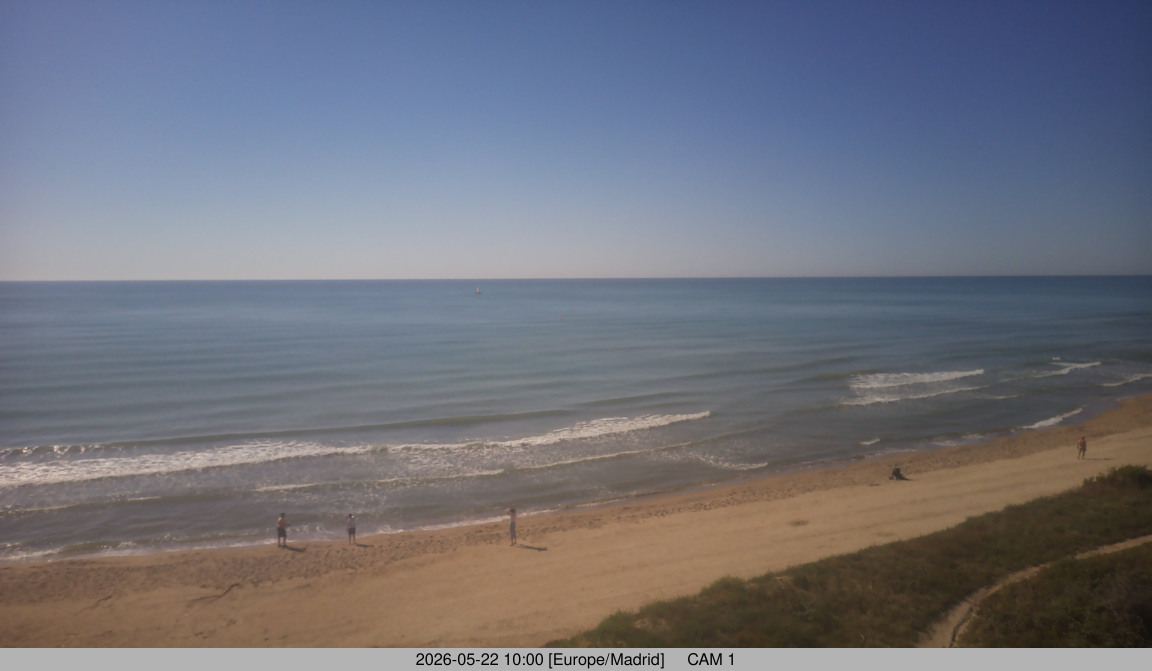
#> input picture proces_images/data/CAM_1/latest_8213.jpg, 4608 x 2682 px (shown at 1/4 size)
$ python overlay_cameras.py
#> lines starting #> are read from the running program, lines starting #| are printed output that depends on the picture
#!/usr/bin/env python3
"""
overlay_cameras.py - Mosaico de las 6 camaras con deteccion ORB

Uso:
  python overlay_cameras.py                    # mosaico con imagenes latest
  python overlay_cameras.py --match 1 2        # matching ORB entre CAM 1 y CAM 2
  python overlay_cameras.py --save             # guardar mosaico en output/
"""
import cv2
import numpy as np
import os
import argparse

BASE_DIR  = os.path.dirname(os.path.abspath(__file__))
DATA_DIR  = os.path.join(BASE_DIR, "data")
OUT_DIR   = os.path.join(BASE_DIR, "output")

CAMERAS = [
    {"name": "CAM 1", "id": "8213", "folder": "CAM_1", "file": "latest_8213.jpg"},
    {"name": "CAM 2", "id": "8214", "folder": "CAM_2", "file": "latest_8214.jpg"},
    {"name": "CAM 3", "id": "8212", "folder": "CAM_3", "file": "latest_8212.jpg"},
    {"name": "CAM 4", "id": "8211", "folder": "CAM_4", "file": "latest_8211.jpg"},
    {"name": "CAM 5", "id": "8209", "folder": "CAM_5", "file": "latest_8209.jpg"},
    {"name": "CAM 6", "id": "8210", "folder": "CAM_6", "file": "latest_8210.jpg"},
]

THUMB_W  = 640
THUMB_H  = 360
HEADER_H = 38
MARGIN   = 8
COLS     = 3
ROWS     = 2

_orb = cv2.ORB_create(nfeatures=400)


def _load_image(cam: dict) -> np.ndarray:
    path = os.path.join(DATA_DIR, cam["folder"], cam["file"])
    img  = cv2.imread(path)
#> img is the input picture: shape (2682, 4608, 3); mean B, G, R 124.4, 114.4, 112.5
    if img is None:
        img = np.full((THUMB_H, THUMB_W, 3), 60, dtype=np.uint8)
        cv2.putText(img, "NO DISPONIBLE", (30, THUMB_H // 2),
                    cv2.FONT_HERSHEY_SIMPLEX, 0.8, (80, 80, 220), 2)
    return cv2.resize(img, (THUMB_W, THUMB_H))


def _detect_orb(img: np.ndarray):
    gray = cv2.cvtColor(img, cv2.COLOR_BGR2GRAY)
    # Ignorar franja inferior (posible watermark)
    mask = np.ones(gray.shape, dtype=np.uint8) * 255
    mask[-35:, :] = 0
    return _orb.detectAndCompute(gray, mask)


def _make_cell(cam: dict) -> np.ndarray:
    img = _load_image(cam)
    kp, _  = _detect_orb(img)
#> kp = 245 keypoints; strongest (x, y, size): (32, 242, 31), (158, 287, 31), (34, 240, 31), (156, 287, 37.2)
    vis = cv2.drawKeypoints(img, kp, None, color=(0, 255, 80),
                            flags=cv2.DRAW_MATCHES_FLAGS_DRAW_RICH_KEYPOINTS)
    header = np.full((HEADER_H, THUMB_W, 3), 25, dtype=np.uint8)
    label  = f"{cam['name']}  (id {cam['id']})  -  {len(kp)} features"
#> label = 'CAM 1  (id 8213)  -  245 features'
    cv2.putText(header, label, (10, 25),
                cv2.FONT_HERSHEY_SIMPLEX, 0.58, (0, 220, 220), 1, cv2.LINE_AA)
    return np.vstack([header, vis])
#> returned value: shape (398, 640, 3)


def build_mosaic() -> np.ndarray:
    cells = [_make_cell(c) for c in CAMERAS]
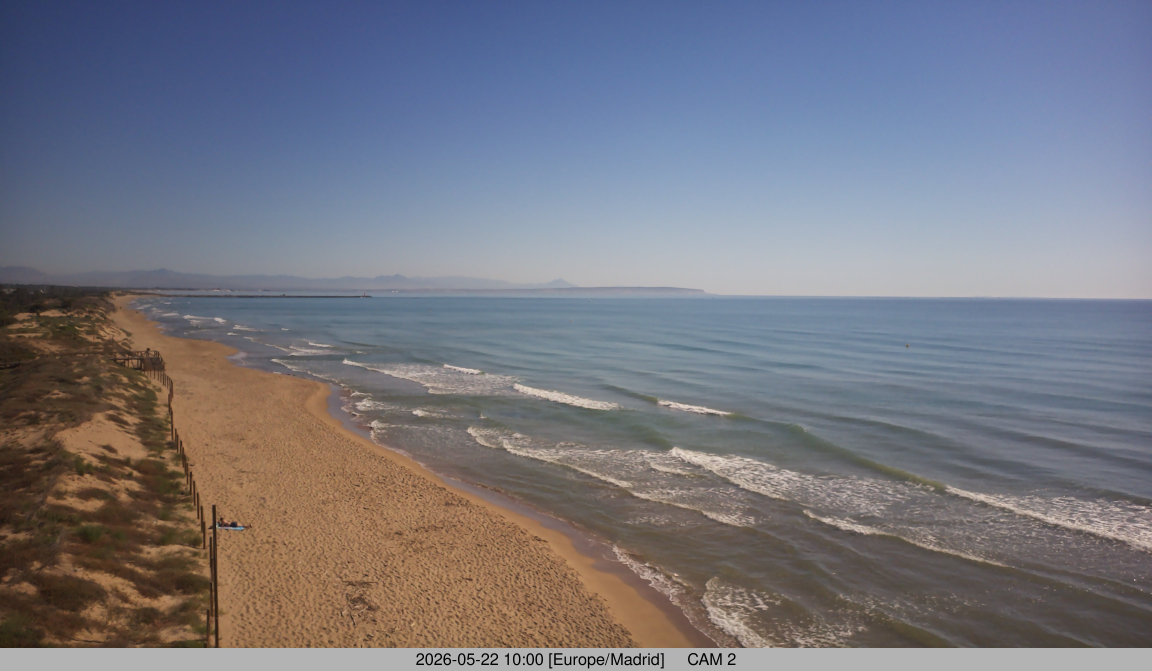
#> input picture proces_images/data/CAM_2/latest_8214.jpg, 4608 x 2682 px (shown at 1/4 size)
#> in _load_image, img is the input picture: shape (2682, 4608, 3); mean B, G, R 129.1, 119.1, 118.4
#> in _make_cell (call 2), `kp, _  = _detect_orb(img)`: kp = 371 keypoints; strongest (x, y, size): (120, 282, 31), (130, 282, 31), (123, 279, 31), (117, 283, 31)
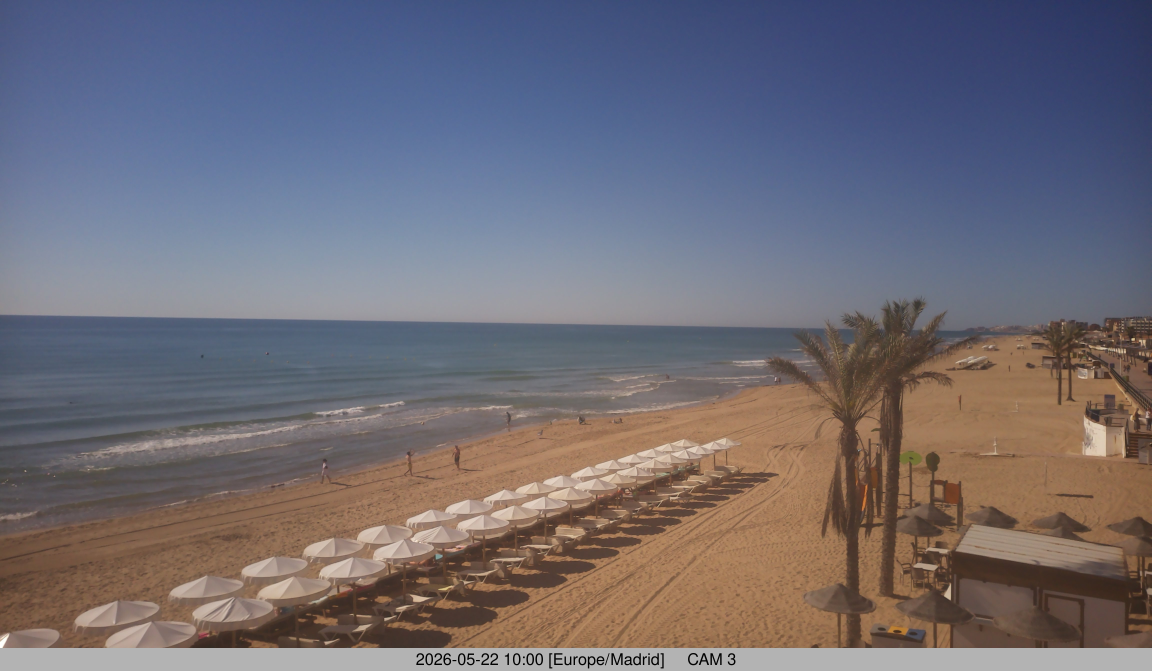
#> input picture proces_images/images/CAM_3/latest_8212.jpg, 4608 x 2682 px, found by its file name (shown at 1/4 size)
#> in _load_image, img is the input picture: shape (2682, 4608, 3); mean B, G, R 117.2, 107.5, 111
#> in _make_cell (call 3), `kp, _  = _detect_orb(img)`: kp = 379 keypoints; strongest (x, y, size): (525, 319, 31), (526, 319, 37.2), (231, 322, 31), (230, 322, 37.2)
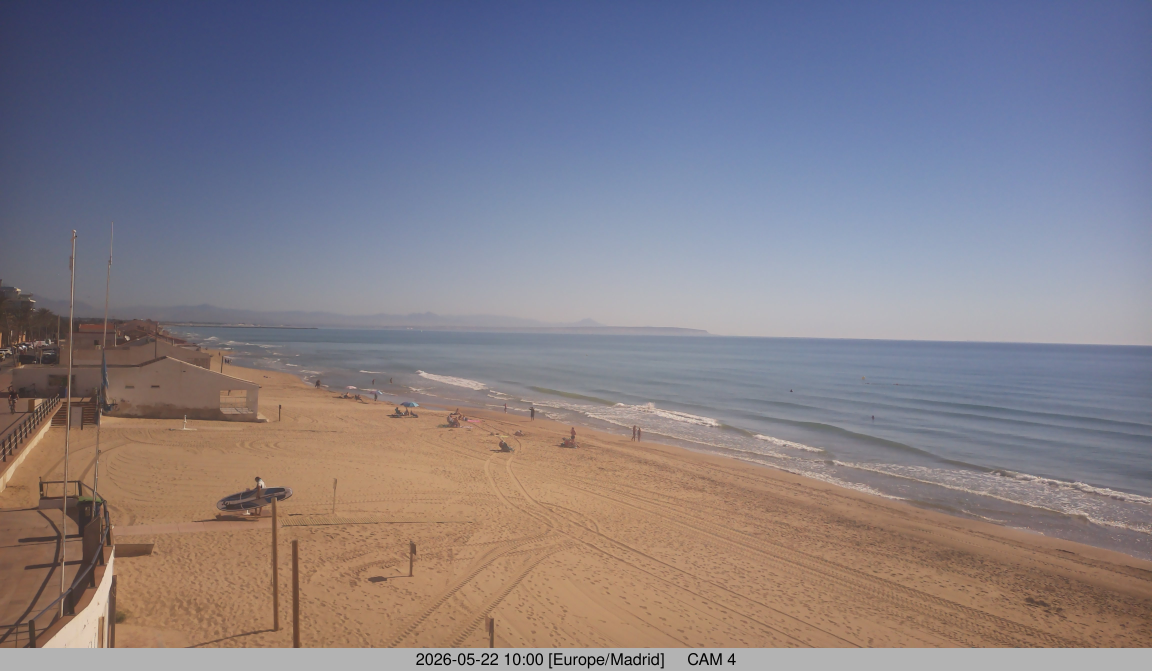
#> input picture proces_images/images/CAM_4/latest_8211.jpg, 4608 x 2682 px, found by its file name (shown at 1/4 size)
#> in _load_image, img is the input picture: shape (2682, 4608, 3); mean B, G, R 134.7, 126.2, 132.1
#> in _make_cell (call 4), `kp, _  = _detect_orb(img)`: kp = 349 keypoints; strongest (x, y, size): (146, 259, 31), (146, 261, 31), (137, 275, 31), (62, 311, 31)
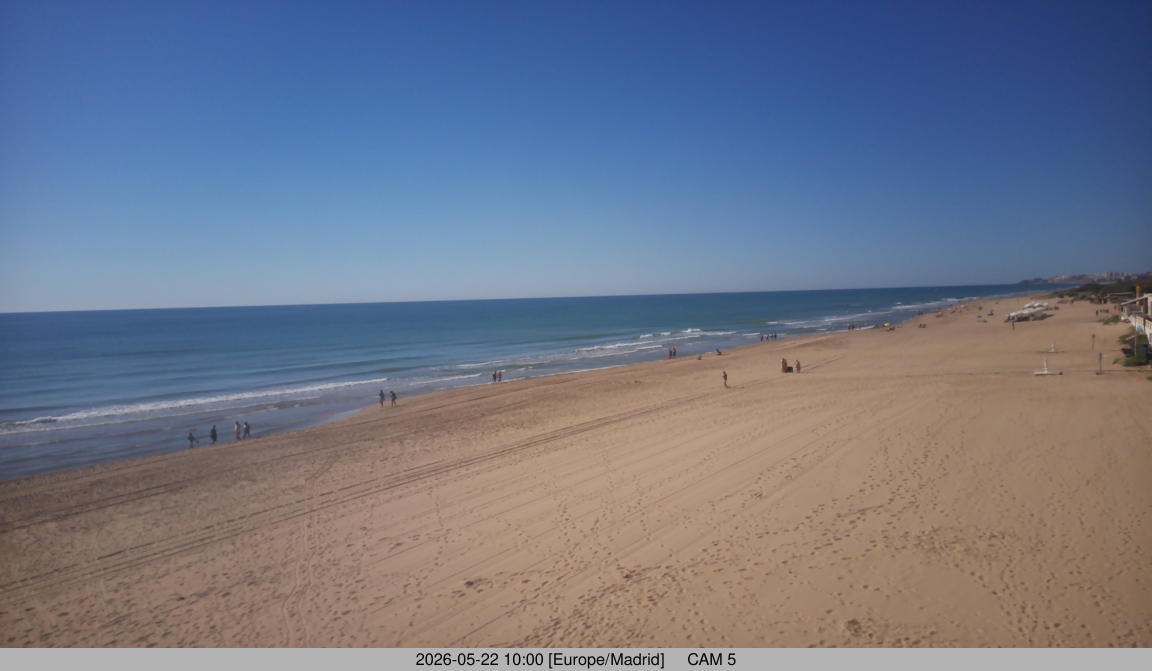
#> input picture proces_images/data/CAM_5/latest_8209.jpg, 4608 x 2682 px (shown at 1/4 size)
#> in _load_image, img is the input picture: shape (2682, 4608, 3); mean B, G, R 136.9, 119.1, 112.6
#> in _make_cell (call 5), `kp, _  = _detect_orb(img)`: kp = 276 keypoints; strongest (x, y, size): (438, 198, 31), (436, 199, 31), (437, 198, 37.2), (436, 197, 44.6)
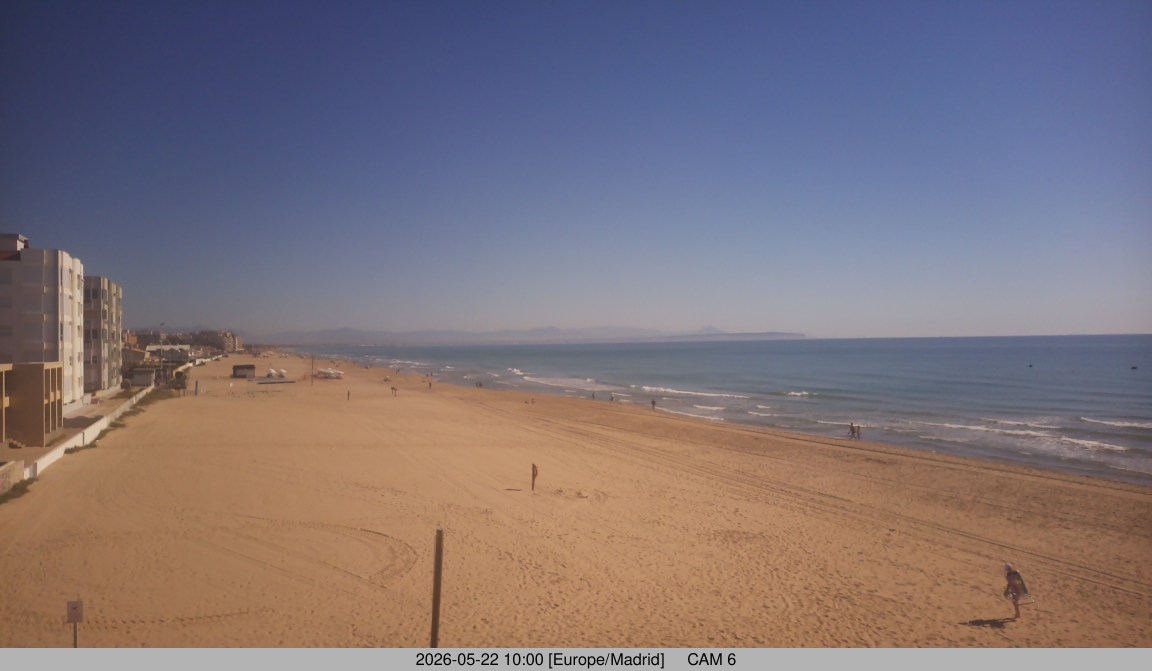
#> input picture proces_images/images/CAM_6/latest_8210.jpg, 4608 x 2682 px, found by its file name (shown at 1/4 size)
#> in _load_image, img is the input picture: shape (2682, 4608, 3); mean B, G, R 121.6, 115.3, 126.1
#> in _make_cell (call 6), `kp, _  = _detect_orb(img)`: kp = 311 keypoints; strongest (x, y, size): (109, 193, 31), (105, 195, 31), (47, 210, 31), (109, 196, 31)
#> in _make_cell (call 6), `label  = f"{cam['name']}  (id {cam['id']})  -  {len(kp)} features"`: label = 'CAM 6  (id 8210)  -  311 features'
#> in _make_cell (call 6), `return np.vstack([header, vis])`:
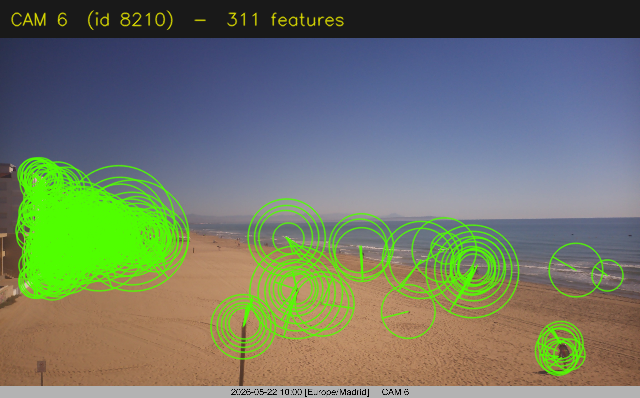
#> returned value: shape (398, 640, 3); mean of channels 0, 1, 2 102.6, 120.5, 111.1; drawn as B, G, R
#> cells = 6 items
    cell_h = cells[0].shape[0]
#> cell_h = 398
    cell_w = cells[0].shape[1]
#> cell_w = 640

    canvas_w = COLS * cell_w + (COLS - 1) * MARGIN
#> canvas_w = 1936
    canvas_h = ROWS * cell_h + (ROWS - 1) * MARGIN + 55
#> canvas_h = 859
    canvas   = np.full((canvas_h, canvas_w, 3), 15, dtype=np.uint8)

    cv2.putText(canvas, "cv-lit - Mosaico de camaras con ORB features",
                (20, 38), cv2.FONT_HERSHEY_SIMPLEX, 0.85, (255, 255, 255), 2, cv2.LINE_AA)

    for i, cell in enumerate(cells):
        r, c  = divmod(i, COLS)
        y_off = 55 + r * (cell_h + MARGIN)
        x_off = c * (cell_w + MARGIN)
        canvas[y_off:y_off + cell_h, x_off:x_off + cell_w] = cell
#> this loop made 6 passes
#> (r, c, y_off, x_off) on passes 1 to 6: (0, 0, 55, 0), (0, 1, 55, 648), (0, 2, 55, 1296), (1, 0, 461, 0), (1, 1, 461, 648), (1, 2, 461, 1296)
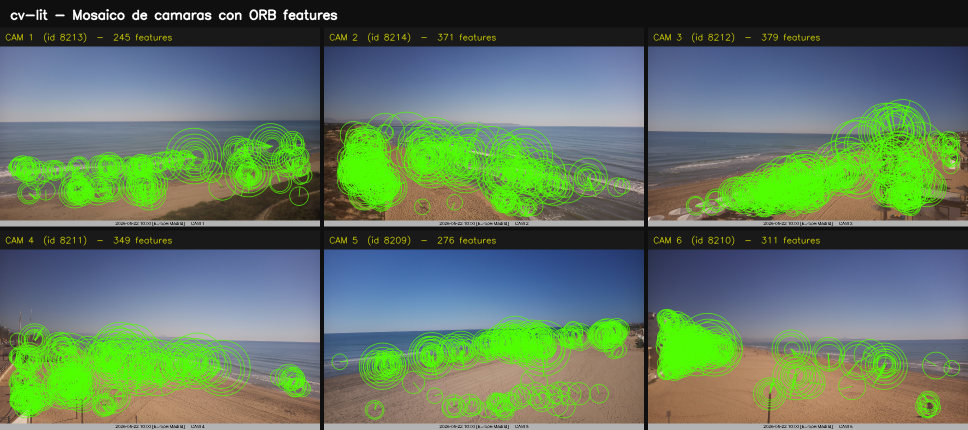
#> canvas: shape (859, 1936, 3) (shown at 1/2 size); mean of channels 0, 1, 2 96.9, 120, 96.6; drawn as B, G, R

    return canvas


def show_matching(idx_a: int, idx_b: int) -> np.ndarray:
    cam_a, cam_b = CAMERAS[idx_a - 1], CAMERAS[idx_b - 1]
    img_a = _load_image(cam_a)
    img_b = _load_image(cam_b)

    kp_a, des_a = _detect_orb(img_a)
    kp_b, des_b = _detect_orb(img_b)

    if des_a is None or des_b is None:
        print("No se pudieron calcular descriptores.")
        return np.zeros((100, 100, 3), dtype=np.uint8)

    bf      = cv2.BFMatcher(cv2.NORM_HAMMING, crossCheck=True)
    matches = sorted(bf.match(des_a, des_b), key=lambda m: m.distance)
    top50   = matches[:50]

    vis = cv2.drawMatches(img_a, kp_a, img_b, kp_b, top50, None,
                          matchColor=(0, 255, 100),
                          singlePointColor=(200, 200, 0),
                          flags=cv2.DrawMatchesFlags_NOT_DRAW_SINGLE_POINTS)

    header = np.full((40, vis.shape[1], 3), 20, dtype=np.uint8)
    label  = (f"Matching ORB: {cam_a['name']} vs {cam_b['name']}"
              f"  -  {len(top50)} matches (de {len(matches)} totales)")
    cv2.putText(header, label, (12, 26),
                cv2.FONT_HERSHEY_SIMPLEX, 0.62, (0, 220, 220), 1, cv2.LINE_AA)
    return np.vstack([header, vis])


def _show(title: str, img: np.ndarray, save: bool = False, filename: str = "output.jpg"):
#> called with title = 'Mosaico camaras - ESC/tecla para cerrar', save = False, filename = 'mosaic_cameras.jpg'
    if save:
        os.makedirs(OUT_DIR, exist_ok=True)
        out = os.path.join(OUT_DIR, filename)
        cv2.imwrite(out, img)
        print(f"Guardado en: {out}")

    h, w = img.shape[:2]
#> h = 859; w = 1936
    win_w = min(1800, w)
#> win_w = 1800
    win_h = int(win_w * h / w)
#> win_h = 798

    cv2.namedWindow(title, cv2.WINDOW_NORMAL)
    cv2.resizeWindow(title, win_w, win_h)
    cv2.imshow(title, img)
    print("Presiona cualquier tecla para cerrar.")
    cv2.waitKey(0)
    cv2.destroyAllWindows()


def main():
    ap = argparse.ArgumentParser(description="Overlay y analisis de camaras")
    ap.add_argument("--match", nargs=2, type=int, metavar=("A", "B"),
                    help="Mostrar matching ORB entre CAM A y CAM B (1-6)")
    ap.add_argument("--save", action="store_true", help="Guardar imagen en output/")
    args = ap.parse_args()

    if args.match:
        a, b = args.match
        if not (1 <= a <= 6 and 1 <= b <= 6):
            print("Los indices de camara deben estar entre 1 y 6.")
            return
        img = show_matching(a, b)
        _show(f"Matching CAM {a} vs CAM {b}", img, args.save,
              f"matching_cam{a}_cam{b}.jpg")
    else:
        img = build_mosaic()
        _show("Mosaico camaras - ESC/tecla para cerrar", img, args.save,
              "mosaic_cameras.jpg")


if __name__ == "__main__":
    main()
